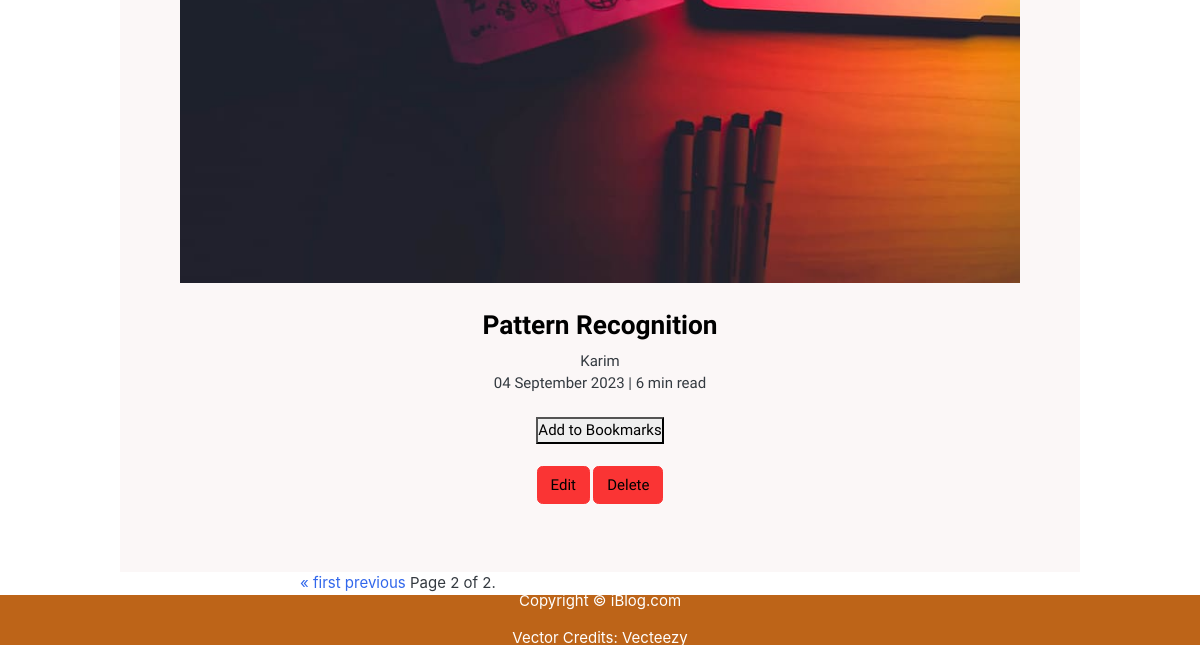
Before: /blog/blog/?page=2 (lower part) with the older database file.
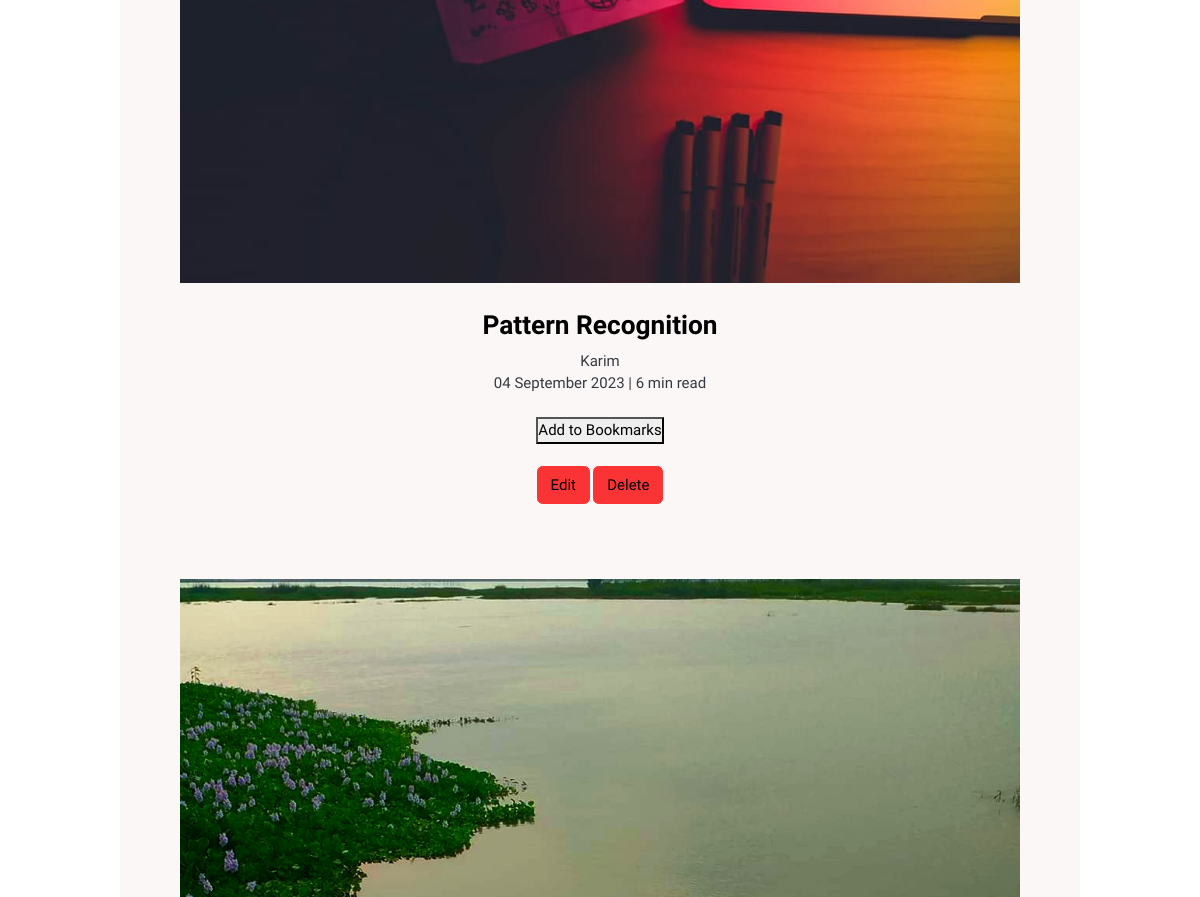
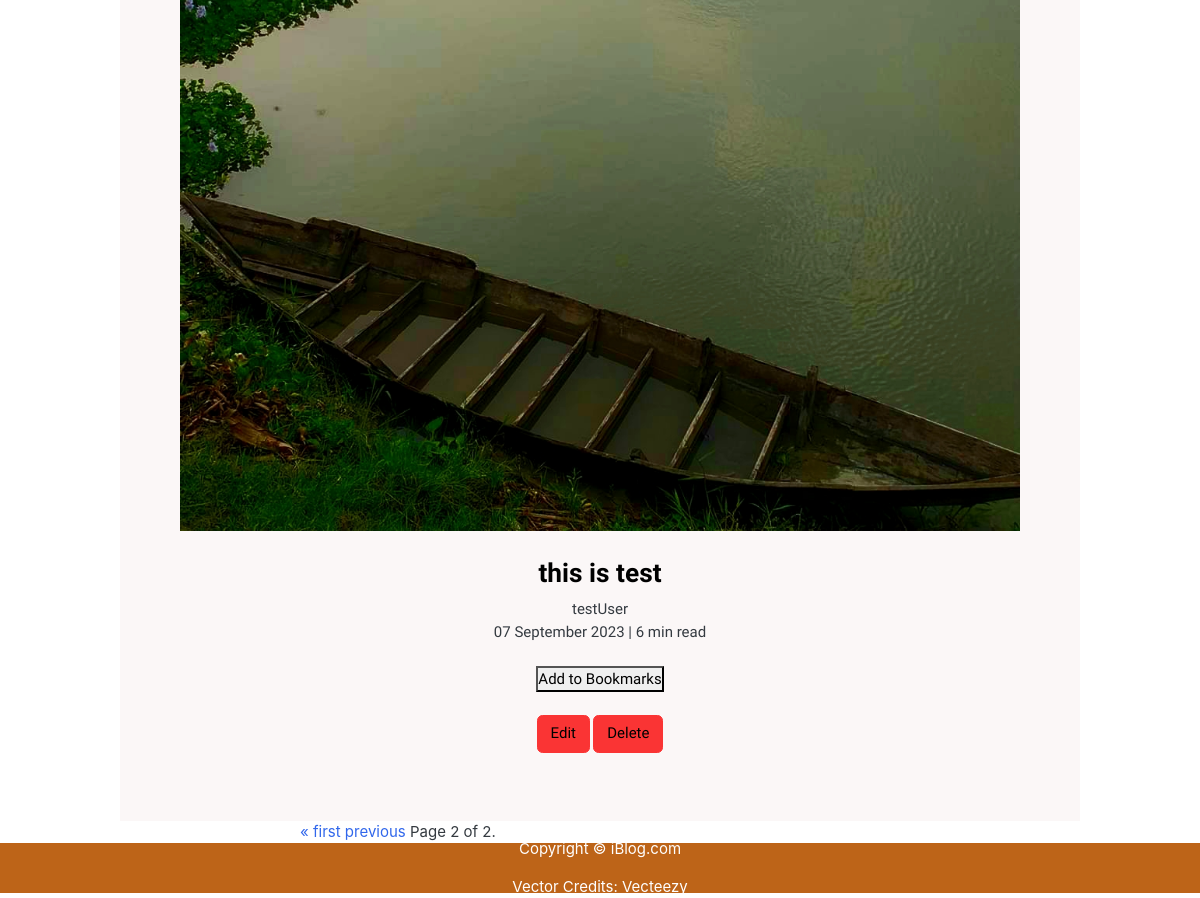
After: the same page with the newer database file (2 pictures, top to bottom).
### blog/models.py (models this page shows, shortened)
class Post(models.Model):
    title = models.CharField(max_length=200)
    body = models.TextField()
    categories = models.ManyToManyField(Category)
    author = models.ForeignKey(User, on_delete=models.CASCADE)
    image = models.ImageField(upload_to='photos/blog', blank=True)
    date = models.DateTimeField(auto_now_add=True)
    modified_date = models.DateTimeField(auto_now=True)

### blog/views.py (the view)
# urls.py: path('blog/', views.blog_list, name='blog_list'),
def blog_list(request):
    query = request.GET.get('q')
    category_slug = request.GET.get('category')
    blog_posts = Post.objects.all()
    form = SearchForm()
    categories = Category.objects.all()
    if category_slug:
        try:
            category = Category.objects.get(slug=category_slug)
            blog_posts = blog_posts.filter(categories=category)
        except Category.DoesNotExist:
            pass
    if query:
        blog_posts = blog_posts.filter(
            Q(title__icontains=query) |
            Q(body__icontains=query)
        )
    blog_posts = blog_posts.order_by('-date')
    blog_posts = blog_posts.annotate(average_rating=Avg('blograting__rating')).order_by('-average_rating')
    paginator = Paginator(blog_posts, 5)
    page_number = request.GET.get('page')
    page = paginator.get_page(page_number)
    return render(request, 'blog/blogpost.html', {
        'blog_posts': page,
        'form': form,
        'categories': categories
    })

### blog/templates/blog/blogpost.html (shortened to what this page needs)
{% extends 'base.html' %}
{% load static %}
{% block body %}
<div class="home-articles max-width-1 m-auto font2">
    <div class="row">
        {% for blog in blog_posts %}
        <div class="home-article more-post">
            <div class="home-article-img">
                <img src="{{blog.image.url}}" alt="article">
            </div>
            <div class="home-article-content font1 center">
                {% if request.user.is_authenticated %}
                <a href="{% url 'blog_detail' pk=blog.id %}">
                    <h3>{{ blog.title }}</h3>
                </a>
                <div>{{ blog.author }}</div>
                <span>{{ blog.date|date:"d F Y" }} | 6 min read</span><br><br>
                <div>Average Rating: {{ blog.average_rating|default:"N/A" }}</div>
                <button id="bookmark-add-btn" data-post-id="{{ blog.id }}">
                    <a href="{% url 'bookmark_add' blog.id %}">Add to Bookmarks</a>
                </button>
                {% else %}
                <a href="{% url 'login' %}">
                    <h3>{{ blog.title }}</h3>
                </a>
                <div>{{ blog.author }}</div>
                <span>{{ blog.date|date:"d F Y" }} | 6 min read</span><br><br>
                <button id="bookmark-add-btn" data-post-id="{{ blog.id }}">
                    <a href="{% url 'login' %}">Add to Bookmarks</a>
                </button>
                {% endif %}
                <br><br>
                <button class="btn btn-danger"><a href="{% url 'update_blog' blog.id %}">Edit</a></button>
                <button class="btn btn-danger"><a href="{% url 'delete_blog' blog.id %}">Delete</a></button>
            </div>
        </div>
        {% endfor %}
    </div>
</div>
<div class="pagination" style="width: 50%; margin: auto;">
    <span class="step-links">
        {% if blog_posts.has_previous %}
        <a href="?page=1">&laquo; first</a>
        <a href="?page={{ blog_posts.previous_page_number }}">previous</a>
        {% endif %}
        <span class="current-page">
            Page {{ blog_posts.number }} of {{ blog_posts.paginator.num_pages }}.
        </span>
    </span>
</div>
{% endblock %}

Changed rows visible on the page:
added Post: image (picture), title "this is test", author "testUser", date "07 September 2023"
